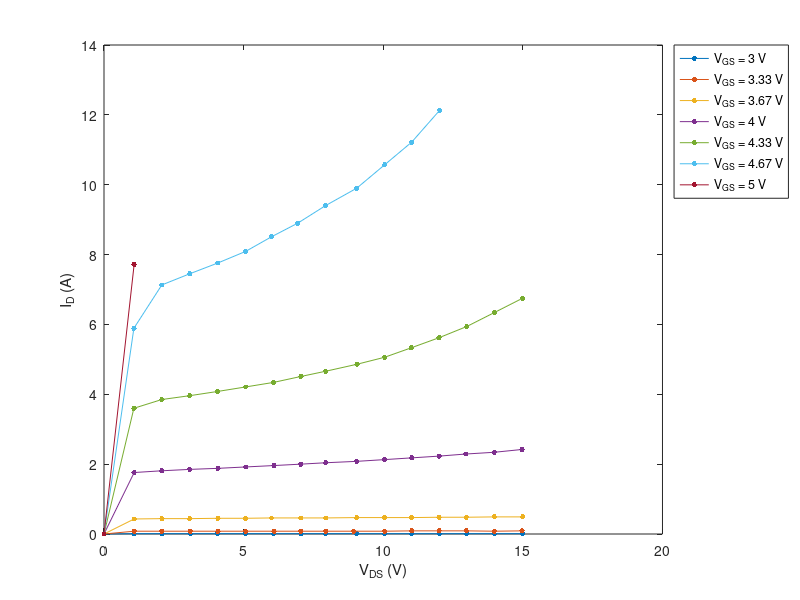

Recreate this plot in MATLAB.
% GNU Octave m-file to plot curve traces

x = load('IRFP150_EXAMPLE.dat');
k = find (x(:,5) == 0); x = x(k,:); % remove values with current limiter on

VG = unique(x(:,6));

for i = 1:length(VG)
	k = find (x(:,6) == VG(i))
	V = [0 ; x(k,3)];
	I = [0 ; x(k,4)];
	plot (V,I,sprintf('-;V_{GS} = %.3g V;',VG(i)),'marker','.','markersize',12);
	hold on
end
hold off

xlabel ('V_{DS} (V)')
ylabel ('I_D (A)')
legend('location','northeastoutside');
